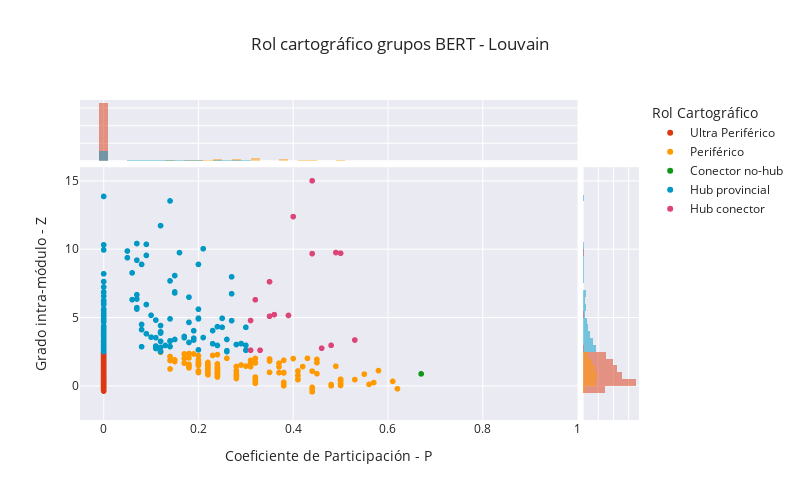

Notebook source saved alongside this figure:
### Code cell
fig = px.scatter(louvain_bert_roles, x="participation_coefficient", y="intra_degree",text="index",range_x=range_louvain[0],range_y=range_louvain[1], width=800, height=500, color="Rol Cartográfico", marginal_x="histogram",marginal_y="histogram", title="Rol cartográfico grupos BERT - Louvain", color_discrete_map=color_discrete_map)
fig.update_layout(xaxis_title="Coeficiente de Participación - P", yaxis_title="Grado intra-módulo - Z")
# x1=0.8358,x2=0.8408
x1_, x2_ = 0.89, 0.9
# y1=0.7326, y2=0.7426
y1_, y2_ = 0.79, 0.81
fig.layout.xaxis.domain = (0.0, x1_)
fig.layout.xaxis2.domain = (x2_, 1.0)
fig.layout.xaxis3.domain = (0.0, x1_)
fig.layout.xaxis4.domain = (x2_, 1.0)
fig.layout.yaxis.domain = (0.0, y1_)
fig.layout.yaxis2.domain = (0.0, y1_)
fig.layout.yaxis3.domain = (y2_, 1.0)
fig.layout.yaxis4.domain = (y2_, 1.0)

fig.show()
# fig.write_html(reports_comunidades + "rol_cartografico_berts_louvain_interactivo.html")

### Figure 1 — Plotly figure (JSON) as saved in the notebook; plotly's stock layout.template omitted (floating-point values rounded to 4 significant figures; data arrays with more than 128 entries replaced by an {"elided": "..."} marker saying what was removed)
{"data": [{"hovertemplate": "Rol Cartográfico=Ultra Periférico<br>participation_coefficient=%{x}<br>intra_degree=%{y}<br>index=%{text}<extra></extra>", "legendgroup": "Ultra Periférico", "marker": {"color": "#DC3912", "symbol": "circle"}, "mode": "markers+text", "name": "Ultra Periférico", "showlegend": true, "text": {"elided": "658 int values"}, "type": "scattergl", "x": {"elided": "658 int values"}, "xaxis": "x", "y": {"elided": "658 float values"}, "yaxis": "y"}, {"alignmentgroup": "True", "bingroup": "x", "hovertemplate": "Rol Cartográfico=Ultra Periférico<br>participation_coefficient=%{x}<br>count=%{y}<extra></extra>", "legendgroup": "Ultra Periférico", "marker": {"color": "#DC3912"}, "name": "Ultra Periférico", "offsetgroup": "Ultra Periférico", "opacity": 0.5, "showlegend": false, "type": "histogram", "x": {"elided": "658 int values"}, "xaxis": "x3", "yaxis": "y3"}, {"alignmentgroup": "True", "bingroup": "y", "hovertemplate": "Rol Cartográfico=Ultra Periférico<br>intra_degree=%{y}<br>count=%{x}<extra></extra>", "legendgroup": "Ultra Periférico", "marker": {"color": "#DC3912"}, "name": "Ultra Periférico", "offsetgroup": "Ultra Periférico", "opacity": 0.5, "showlegend": false, "type": "histogram", "xaxis": "x2", "y": {"elided": "658 float values"}, "yaxis": "y2"}, {"hovertemplate": "Rol Cartográfico=Periférico<br>participation_coefficient=%{x}<br>intra_degree=%{y}<br>index=%{text}<extra></extra>", "legendgroup": "Periférico", "marker": {"color": "#FF9900", "symbol": "circle"}, "mode": "markers+text", "name": "Periférico", "showlegend": true, "text": {"elided": "176 int values"}, "type": "scattergl", "x": {"elided": "176 float values"}, "xaxis": "x", "y": {"elided": "176 float values"}, "yaxis": "y"}, {"alignmentgroup": "True", "bingroup": "x", "hovertemplate": "Rol Cartográfico=Periférico<br>participation_coefficient=%{x}<br>count=%{y}<extra></extra>", "legendgroup": "Periférico", "marker": {"color": "#FF9900"}, "name": "Periférico", "offsetgroup": "Periférico", "opacity": 0.5, "showlegend": false, "type": "histogram", "x": {"elided": "176 float values"}, "xaxis": "x3", "yaxis": "y3"}, {"alignmentgroup": "True", "bingroup": "y", "hovertemplate": "Rol Cartográfico=Periférico<br>intra_degree=%{y}<br>count=%{x}<extra></extra>", "legendgroup": "Periférico", "marker": {"color": "#FF9900"}, "name": "Periférico", "offsetgroup": "Periférico", "opacity": 0.5, "showlegend": false, "type": "histogram", "xaxis": "x2", "y": {"elided": "176 float values"}, "yaxis": "y2"}, {"hovertemplate": "Rol Cartográfico=Conector no-hub<br>participation_coefficient=%{x}<br>intra_degree=%{y}<br>index=%{text}<extra></extra>", "legendgroup": "Conector no-hub", "marker": {"color": "#109618", "symbol": "circle"}, "mode": "markers+text", "name": "Conector no-hub", "showlegend": true, "text": [4365], "type": "scattergl", "x": [0.67], "xaxis": "x", "y": [0.88], "yaxis": "y"}, {"alignmentgroup": "True", "bingroup": "x", "hovertemplate": "Rol Cartográfico=Conector no-hub<br>participation_coefficient=%{x}<br>count=%{y}<extra></extra>", "legendgroup": "Conector no-hub", "marker": {"color": "#109618"}, "name": "Conector no-hub", "offsetgroup": "Conector no-hub", "opacity": 0.5, "showlegend": false, "type": "histogram", "x": [0.67], "xaxis": "x3", "yaxis": "y3"}, {"alignmentgroup": "True", "bingroup": "y", "hovertemplate": "Rol Cartográfico=Conector no-hub<br>intra_degree=%{y}<br>count=%{x}<extra></extra>", "legendgroup": "Conector no-hub", "marker": {"color": "#109618"}, "name": "Conector no-hub", "offsetgroup": "Conector no-hub", "opacity": 0.5, "showlegend": false, "type": "histogram", "xaxis": "x2", "y": [0.88], "yaxis": "y2"}, {"hovertemplate": "Rol Cartográfico=Hub provincial<br>participation_coefficient=%{x}<br>intra_degree=%{y}<br>index=%{text}<extra></extra>", "legendgroup": "Hub provincial", "marker": {"color": "#0099C6", "symbol": "circle"}, "mode": "markers+text", "name": "Hub provincial", "showlegend": true, "text": {"elided": "189 int values"}, "type": "scattergl", "x": {"elided": "189 float values"}, "xaxis": "x", "y": {"elided": "189 float values"}, "yaxis": "y"}, {"alignmentgroup": "True", "bingroup": "x", "hovertemplate": "Rol Cartográfico=Hub provincial<br>participation_coefficient=%{x}<br>count=%{y}<extra></extra>", "legendgroup": "Hub provincial", "marker": {"color": "#0099C6"}, "name": "Hub provincial", "offsetgroup": "Hub provincial", "opacity": 0.5, "showlegend": false, "type": "histogram", "x": {"elided": "189 float values"}, "xaxis": "x3", "yaxis": "y3"}, {"alignmentgroup": "True", "bingroup": "y", "hovertemplate": "Rol Cartográfico=Hub provincial<br>intra_degree=%{y}<br>count=%{x}<extra></extra>", "legendgroup": "Hub provincial", "marker": {"color": "#0099C6"}, "name": "Hub provincial", "offsetgroup": "Hub provincial", "opacity": 0.5, "showlegend": false, "type": "histogram", "xaxis": "x2", "y": {"elided": "189 float values"}, "yaxis": "y2"}, {"hovertemplate": "Rol Cartográfico=Hub conector<br>participation_coefficient=%{x}<br>intra_degree=%{y}<br>index=%{text}<extra></extra>", "legendgroup": "Hub conector", "marker": {"color": "#DD4477", "symbol": "circle"}, "mode": "markers+text", "name": "Hub conector", "showlegend": true, "text": [14693, 14200, 5438, 3352, 7374, 3316, 16966, 2542, 5386, 4326, 1886, 9958, 5430, 1926, 4012, 7], "type": "scattergl", "x": [0.32, 0.35, 0.4, 0.53, 0.46, 0.33, 0.31, 0.48, 0.36, 0.39, 0.35, 0.44, 0.31, 0.44, 0.5, 0.49], "xaxis": "x", "y": [6.31, 5.1, 12.4, 3.36, 2.76, 2.61, 4.79, 2.97, 5.22, 5.16, 7.63, 15.03, 2.61, 9.69, 9.72, 9.77], "yaxis": "y"}, {"alignmentgroup": "True", "bingroup": "x", "hovertemplate": "Rol Cartográfico=Hub conector<br>participation_coefficient=%{x}<br>count=%{y}<extra></extra>", "legendgroup": "Hub conector", "marker": {"color": "#DD4477"}, "name": "Hub conector", "offsetgroup": "Hub conector", "opacity": 0.5, "showlegend": false, "type": "histogram", "x": [0.32, 0.35, 0.4, 0.53, 0.46, 0.33, 0.31, 0.48, 0.36, 0.39, 0.35, 0.44, 0.31, 0.44, 0.5, 0.49], "xaxis": "x3", "yaxis": "y3"}, {"alignmentgroup": "True", "bingroup": "y", "hovertemplate": "Rol Cartográfico=Hub conector<br>intra_degree=%{y}<br>count=%{x}<extra></extra>", "legendgroup": "Hub conector", "marker": {"color": "#DD4477"}, "name": "Hub conector", "offsetgroup": "Hub conector", "opacity": 0.5, "showlegend": false, "type": "histogram", "xaxis": "x2", "y": [6.31, 5.1, 12.4, 3.36, 2.76, 2.61, 4.79, 2.97, 5.22, 5.16, 7.63, 15.03, 2.61, 9.69, 9.72, 9.77], "yaxis": "y2"}], "layout": {"barmode": "overlay", "height": 500, "legend": {"title": {"text": "Rol Cartográfico"}, "tracegroupgap": 0}, "title": {"text": "Rol cartográfico grupos BERT - Louvain"}, "width": 800, "xaxis": {"anchor": "y", "domain": [0, 0.89], "range": [-0.05, 1], "title": {"text": "Coeficiente de Participación - P"}}, "xaxis2": {"anchor": "y2", "domain": [0.9, 1], "matches": "x2", "showline": false, "showticklabels": false, "ticks": ""}, "xaxis3": {"anchor": "y3", "domain": [0, 0.89], "matches": "x", "showticklabels": false}, "xaxis4": {"anchor": "y4", "domain": [0.9, 1], "matches": "x2", "showline": false, "showticklabels": false, "ticks": ""}, "yaxis": {"anchor": "x", "domain": [0, 0.79], "range": [-2.5, 16], "title": {"text": "Grado intra-módulo - Z"}}, "yaxis2": {"anchor": "x2", "domain": [0, 0.79], "matches": "y", "showticklabels": false}, "yaxis3": {"anchor": "x3", "domain": [0.81, 1], "matches": "y3", "showline": false, "showticklabels": false, "ticks": ""}, "yaxis4": {"anchor": "x4", "domain": [0.81, 1], "matches": "y3", "showline": false, "showticklabels": false, "ticks": ""}}}
